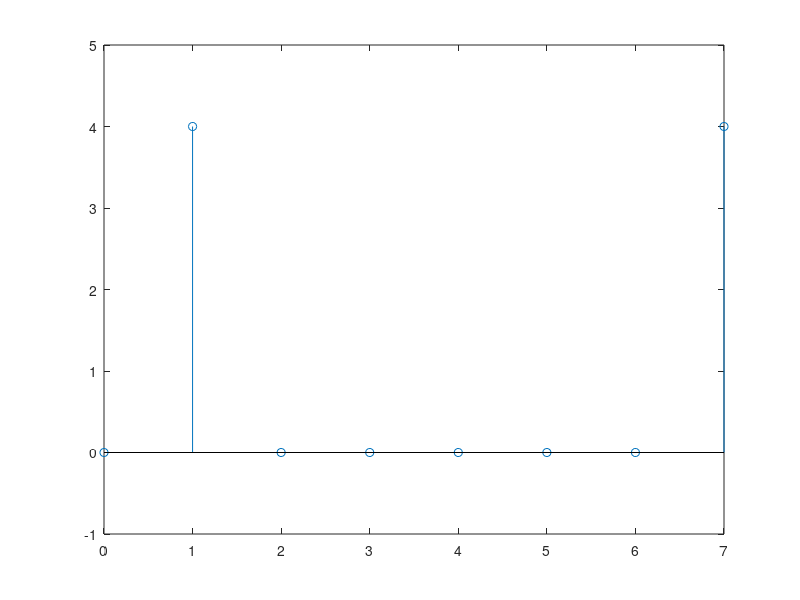
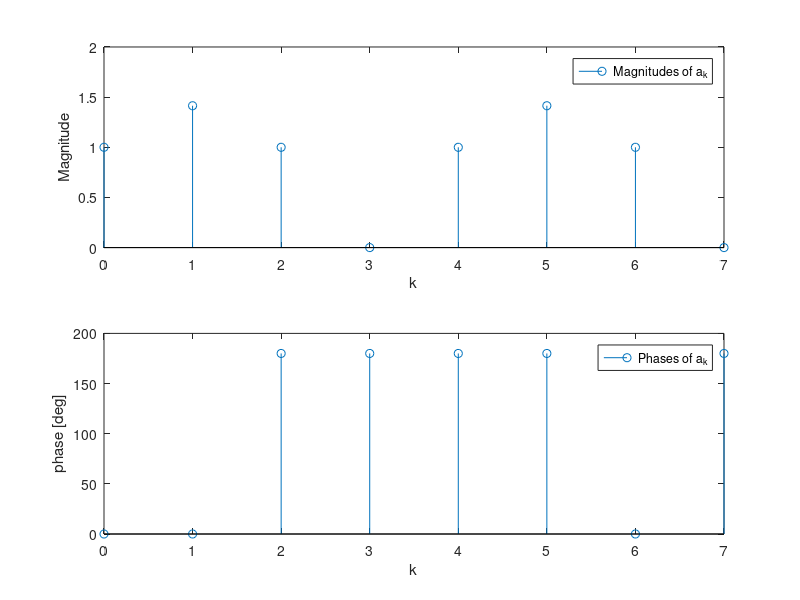

Write the MATLAB code that produced these figures, in order.
%% a
clear
clc

T = 7;
n = 0:1:6
w = 2.*pi./T;
magnitude = [];             % Array of magnitudes
phase = [];                 % Array of phases

x_n = 0;

for k = (0:6) 
    ak = (1/T.*((1-exp(-5j.*k.*w))./(1 - exp(-1j.*k.*w))));
    
    
    if k == 0
        x_n = x_n + (5/7).*exp(1j.*k.*w.*n);
        magnitude = [magnitude, abs(5/7)];
        phase = [phase, rad2deg(angle(5/7))];
    end
    
    if k ~= 0 
        x_n = x_n + (ak .* exp(1j.*k.*w.*n));
        magnitude = [magnitude, abs(ak)];
        phase = [phase, rad2deg(angle(ak))];
    end
end

figure(1)
stem(n,x_n);

figure(2)
subplot(2,1,[1 2]);
% Plot magnitudes
p2 = subplot(2,1,1);
k10 = 0:6;
stem(k10, magnitude);
xlabel(p2,'k');
ylabel(p2,'Magnitude');
legend(p2,'Magnitudes of a_k')

% Plot phases 
p3 = subplot(2,1,2);
k10 = 0:6;
stem(k10, phase);
xlabel(p3,'k');
ylabel(p3,'phase [deg]');
legend(p3,'Phases of a_k');

%% b
clear
clc

T = 6;
n = 0:1:5
w = 2.*pi./T;
magnitude = [];             % Array of magnitudes
phase = [];                 % Array of phases

x_n = 0;

for k = (0:5) 
    ak = (1/T.*((1-exp(-4j.*k.*w))./(1 - exp(-1j.*k.*w))));
    
    
    if k == 0
        x_n = x_n + (4/6).*exp(1j.*k.*w.*n);
        magnitude = [magnitude, abs(4/6)];
        phase = [phase, rad2deg(angle(4/6))];
    end
    
    if k ~= 0 
        x_n = x_n + (ak .* exp(1j.*k.*w.*n));
        magnitude = [magnitude, abs(ak)];
        phase = [phase, rad2deg(angle(ak))];
    end
end

figure(1)
stem(n,x_n);

figure(2)
subplot(2,1,[1 2]);
% Plot magnitudes
p2 = subplot(2,1,1);
k10 = 0:5;
stem(k10, magnitude);
xlabel(p2,'k');
ylabel(p2,'Magnitude');
legend(p2,'Magnitudes of a_k')

% Plot phases 
p3 = subplot(2,1,2);
k10 = 0:5;
stem(k10, phase);
xlabel(p3,'k');
ylabel(p3,'phase [deg]');
legend(p3,'Phases of a_k');

%% c
clear
clc

T = 6;
n = -2:1:3
w = 2.*pi./T;
magnitude = [];             % Array of magnitudes
phase = [];                 % Array of phases

x_n = 0;

for k = (-2:3) 
    ak = (1/T.*((-2.*cos((2.*pi.*k)./3))+(4.*cos((pi.*k)./3))+1));
    
    x_n = x_n + (ak .* exp(1j.*k.*w.*n));
    magnitude = [magnitude, abs(ak)];
    phase = [phase, rad2deg(angle(ak))];

end

figure(1)
stem(n,x_n);
% hold on 
% for k = (1:4)
%     f = n+(k.*T);
%     stem(f,x_n);
% end
% hold off

figure(2)

% Plot magnitudes
p2 = subplot(2,1,1);
k10 = -2:3;
stem(k10, magnitude);
xlabel(p2,'k');
ylabel(p2,'Magnitude');
legend(p2,'Magnitudes of a_k')

% Plot phases 
p3 = subplot(2,1,2);
k10 = -2:3;
stem(k10, phase);
xlabel(p3,'k');
ylabel(p3,'phase [deg]');
legend(p3,'Phases of a_k');

%% Q3
clear
clc

T = 8;
n = 0:1:7
w = 2.*pi./T;
magnitude = [];             % Array of magnitudes
phase = [];                 % Array of phases

x_n = 0;

for k = (0:7) 
    ak = ((cos((k.*pi)./4)+sin((3.*k.*pi)./4)));

    x_n = x_n + (ak .* exp(1j.*k.*w.*n));
    magnitude = [magnitude, abs(ak)];
    phase = [phase, rad2deg(angle(ak))];

end

figure(1)
stem(n,x_n);

figure(2)
subplot(2,1,[1 2]);
% Plot magnitudes
p2 = subplot(2,1,1);
k10 = 0:7;
stem(k10, magnitude);
xlabel(p2,'k');
ylabel(p2,'Magnitude');
legend(p2,'Magnitudes of a_k')

% Plot phases 
p3 = subplot(2,1,2);
k10 = 0:7;
stem(k10, phase);
xlabel(p3,'k');
ylabel(p3,'phase [deg]');
legend(p3,'Phases of a_k');